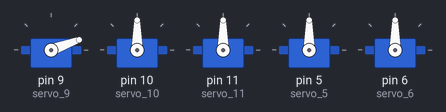
This sketch was run on a simulated Arduino Uno, built with avr-gcc and run on an emulated ATmega328P. On the bench: 5 × servo.

Above: at 0.05 s.
At 0.5 s:
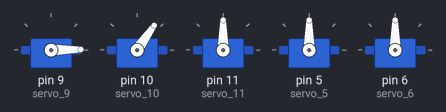
At 0.7 s:
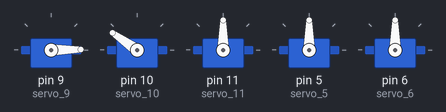
At 0.95 s:
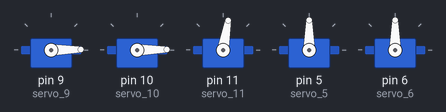
At 1.4 s:
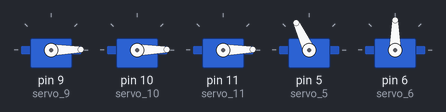
At 1.9 s:
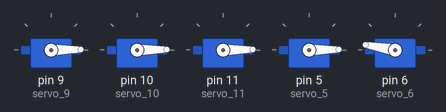
Timing chart, 0 to 4.4 s (numbered marks = the images above):
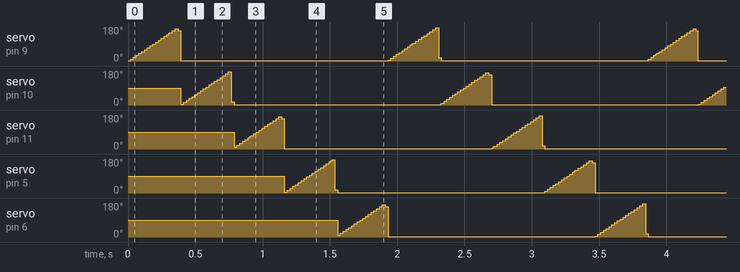

The sketch:

task1_Motor_drive_design_and_implementation_for_robot_arm.ino
```cpp
// C-embedded code
//
#include <Servo.h>

int position = 90;

int i = 0;

int j = 0;

Servo servo_9;
Servo servo_10;
Servo servo_11;
Servo servo_5;
Servo servo_6;

void setup()
{
  servo_9.attach(9, 500, 2500);
  servo_10.attach(10, 500, 2500);
  servo_11.attach(11, 500, 2500);
  servo_5.attach(5, 500, 2500);
  servo_6.attach(6, 500, 2500);

}

void loop()
{
  position = 90;
  for (position = 1; position <= 179; position += 1) {
    servo_9.write(position);
    delay(2); // Wait for 20 millisecond(s)
  }
  for (position = 179; position >= 1; position -= 1) {
    servo_9.write(position);
  }

  ///////
  position = 90;
  for (position = 1; position <= 179; position += 1) {
    servo_10.write(position);
    delay(2); // Wait for 20 millisecond(s)
  }
  for (position = 179; position >= 1; position -= 1) {
    servo_10.write(position);
  }

  ///////
  position = 90;
  for (position = 1; position <= 179; position += 1) {
    servo_11.write(position);
    delay(2); // Wait for 20 millisecond(s)
  }
  for (position = 179; position >= 1; position -= 1) {
    servo_11.write(position);
  }

  //////
  position = 90;
  for (position = 1; position <= 179; position += 1) {
    servo_5.write(position);
    delay(2); // Wait for (s)
  }
  for (position = 179; position >= 1; position -= 1) {
    servo_5.write(position);
  }

  ///////
  position = 90;
  for (position = 1; position <= 179; position += 1) {
    servo_6.write(position);
    delay(2); // Wait for 20 millisecond(s)
  }
  for (position = 179; position >= 1; position -= 1) {
    servo_6.write(position);
  }


}
```
